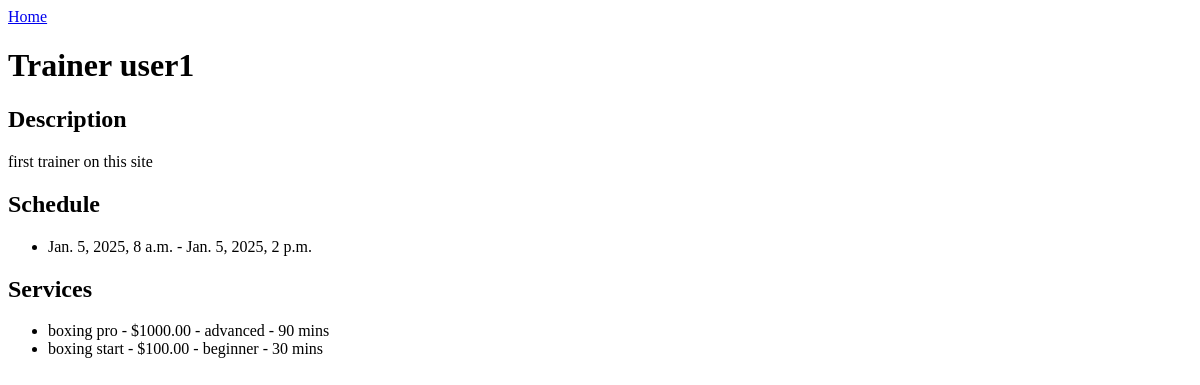
The app's page /trainer/1/, older data.
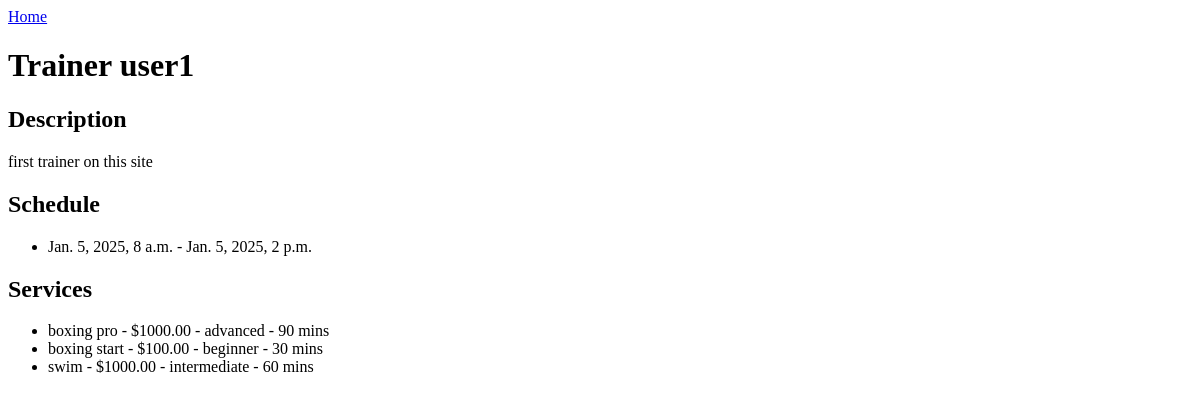
The same page, newer data.
### trainer/models.py (models this page shows)
class TrainerSchedule(models.Model):
    datetime_start = models.DateTimeField()
    datetime_end = models.DateTimeField()
    trainer = models.ForeignKey(User, on_delete=models.CASCADE, related_name='schedule')

class Service(models.Model):
    name = models.CharField(max_length=50)
    category = models.ForeignKey(Category, on_delete=models.CASCADE)
    trainer = models.ForeignKey(User, on_delete=models.CASCADE, related_name='services')
    price = models.DecimalField(max_digits=7, decimal_places=2)
    level = models.CharField(max_length=50)
    duration = models.IntegerField(null=True)

### trainer/views.py (the view, shortened to what this page needs)
# urls.py: path('<trainer_id>/', views.specific_trainer, name='specific_trainer'),
def specific_trainer(request, trainer_id):
    current_trainer = get_object_or_404(User, groups__name='trainer', pk=trainer_id)
    if current_trainer != request.user:
        return render(request, 'specific_trainer.html', {'trainer': current_trainer})

### templates/specific_trainer.html (shortened to what this page needs)
<!DOCTYPE html>
<html lang="en">
<head>
</head>
<body>
    <a href="{% url 'index_page' %}">Home</a><br>
    <h1>Trainer {{ trainer.username }}</h1>
    {% if trainer.description %}
        <h2>Description</h2>
        <p>{{ trainer.description.name }}</p>
    {% else %}
        <p>No description available.</p>
    {% endif %}
    <h2>Schedule</h2>
    {% if trainer.schedule %}
        <ul>
            {% for entry in trainer.schedule.all %}
                <li>{{ entry.datetime_start }} - {{ entry.datetime_end }}</li>
            {% endfor %}
        </ul>
    {% else %}
        <p>No schedule available.</p>
    {% endif %}
    <h2>Services</h2>
    {% if trainer.services %}
        <ul>
            {% for service in trainer.services.all %}
                <li>{{ service.name }} - ${{ service.price }} - {{ service.level }} - {{ service.duration }} mins</li>
            {% endfor %}
        </ul>
    {% else %}
        <p>No services available.</p>
    {% endif %}
</body>
</html>

Row changes from the older to the newer data that the page shows:
added Service: name "swim", price "1000.00", level "intermediate", duration "60"
